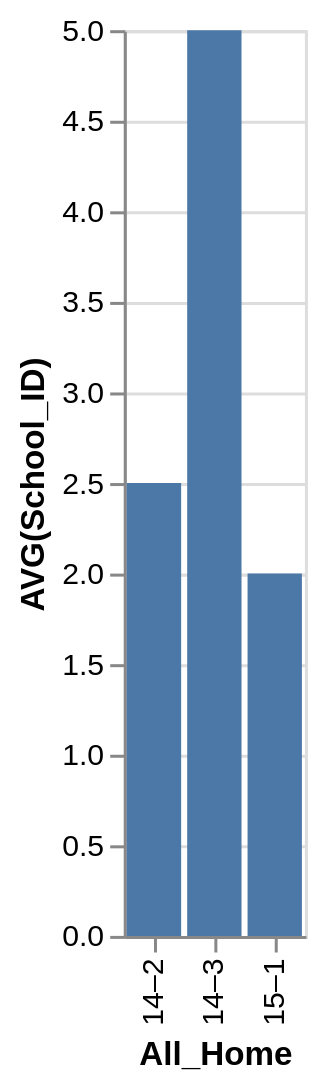

Write the Vega-Lite specification saved for this chart.
### Vega-Lite specification from a JSON file in a GitHub repository (floating-point values rounded to 4 significant figures)
{"data": {"values": [{"x_data": "14–2", "y_data": 2.5}, {"x_data": "14–3", "y_data": 5}, {"x_data": "15–1", "y_data": 2}]}, "mark": "bar", "encoding": {"x": {"field": "x_data", "type": "nominal", "title": "All_Home", "sort": "ascending"}, "y": {"field": "y_data", "type": "quantitative", "title": "AVG(School_ID)"}}}
